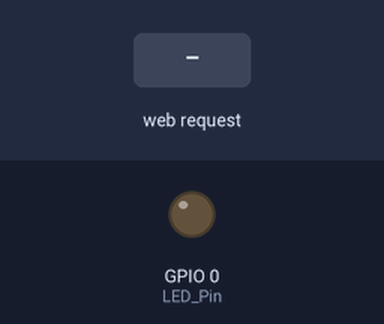
Simulated run of this sketch. Board: ESP8266 (NodeMCU). On the bench: output pins drawn as LEDs (lit = HIGH). The inputs (shaded band) are chosen by the test bench. What the sketch prints to the serial monitor is not drawn.

Above: at 1.2 s.
1.3 s: HTTP request GET /control?command=OFF received
At 2.5 s:
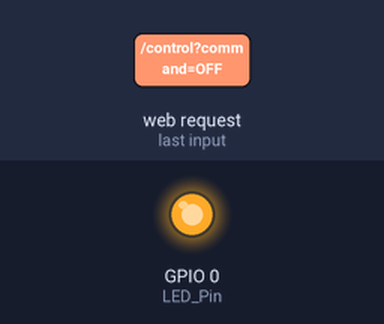
2.8 s: HTTP request GET /control?command=ON received
At 4.1 s:
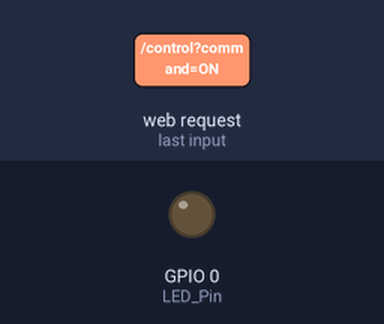
Timing chart, 0 to 5.8 s (numbered marks = the images above; inputs shaded):
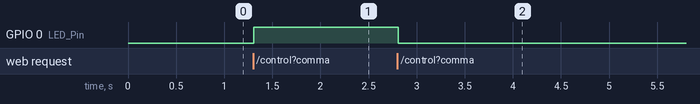

Measured:
- after the input at 1.3 s, GPIO 0 (LED_Pin): LOW → HIGH at once
- after the input at 2.8 s, GPIO 0 (LED_Pin): HIGH → LOW at once

The sketch:

led_test.ino
```cpp
/*
 * Sketch: led_test
 * Control an LED from a web browser
 * Intended to be run on an ESP8266
 * Go to led.gov after connecting to LEDControl
 * Password is 12345678
 */


#include <ESP8266WiFi.h>
#include <ESP8266WiFiMulti.h>
#include <ESP8266WebServer.h>
#include <DNSServer.h>

const char WiFiPassword[] = "12345678";
const char AP_NameChar[] = "LEDControl" ;

IPAddress apIP(192, 168, 4, 1);

ESP8266WebServer server(80);
DNSServer dnsServer;

// Our webpage variables
// html_2 is used to change the button text
String html_1 = "<!DOCTYPE html><html><head><meta name='viewport' content='width=device-width, initial-scale=1.0'/><meta charset='utf-8'><style>body {font-size:140%;} #main {display: table; margin: auto;  padding: 0 10px 0 10px; } h2,{text-align:center; } .button { padding:10px 10px 10px 10px; width:100%;  background-color: #4CAF50; font-size: 120%;}</style><title>LED Control</title></head><body><div id='main'><h2>LED Control</h2>";
String html_2 = "";
String html_3 = "</div></body></html>";

String request = "";
int LED_Pin = 0;

void setup()
{
    ESP.eraseConfig();

    pinMode(LED_Pin, OUTPUT);

    boolean conn = WiFi.softAP(AP_NameChar, WiFiPassword, 6, 0);

    // Add handler function to server for home page
    server.on("/", httpHandler);
    server.on("/control", commandHandler); // Command handler

    server.begin();

    Serial.begin(115200);
    Serial.println();

    if (conn)
      Serial.println("AP established!");
    else
      Serial.println("Failed!");

    // DNS setup
    dnsServer.setTTL(300);
    dnsServer.setErrorReplyCode(DNSReplyCode::ServerFailure);
    dnsServer.start(53, "www.led.gov", apIP);

}

// Responds to '/control' with parameter 'command'
void commandHandler()
{
  request = server.arg("command");
  if       ( request == "ON")  { digitalWrite(LED_Pin, LOW);  }
  else if  ( request == "OFF") { digitalWrite(LED_Pin, HIGH);   }

  setButton();
  server.send(200, "text/html", html_1 + html_2 + html_3 );
}

// Main handler, responds to the '/' index
void httpHandler()
{
    setButton();
    server.send(200, "text/html", html_1 + html_2 + html_3 );
}

// Sets the button to correctly show on or off
void setButton()
{
    // Get the LED pin status and create the LED status message
    if (digitalRead(LED_Pin) == LOW)
    {
        // the LED is on so the button needs to say turn it off
       html_2 = "<form id='F1' action='control'><input class='button' type='submit' value='Turn off the LED' /><input type='hidden' name='command' value='OFF' /></form><br>";
    }
    else
    {
        // the LED is off so the button needs to say turn it on
       html_2 = "<form id='F1' action='control'><input class='button' type='submit' value='Turn on the LED' /><input type='hidden' name='command' value='ON' /></form><br>";
    }
}

// Continously attempts to handle DNS or HTTP requestss
void loop()
{
    dnsServer.processNextRequest();
    server.handleClient();
    delay(50);
}
```
